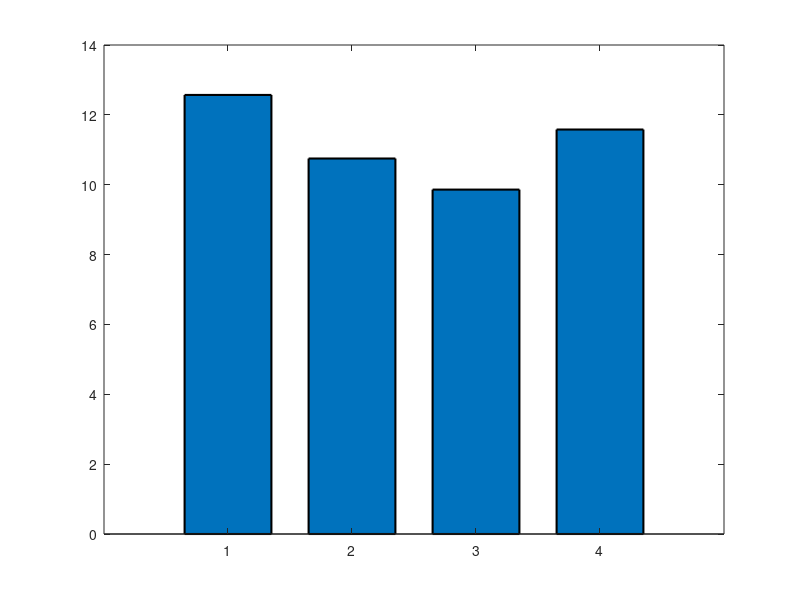

Source code (MATLAB): (Note: this script raises an error after producing the figure.)
close all;
fig2 = figure('Position',[0 0 1300 850]);
%input parameter
maxCombustionPress800_800 = 12.57;
maxCombustionPress800_1200 = 10.75;
maxCombustionPress1000_800 = 9.86;
maxCombustionPress1000_1200 = 11.58;
maxCombustionPress = [maxCombustionPress800_800;maxCombustionPress800_1200;maxCombustionPress1000_800;maxCombustionPress1000_1200];
errhigh = [1 ;1; 1; 1];
errlow = [1; 2 ;1; 1];

%err = 0.3*y;
%y = [1200K 1000K 800K];
%x = categorical({'1200K','1000K','800K'});
%x = reordercats(x,{'1200K','1000K','800K'});
%ylim([0 5]);
%bp = bar(x,y,'BarWidth',1); %Acceptable range [0 1] 
bp = bar(maxCombustionPress,'BarWidth',0.7,'LineWidth',1.5); %Acceptable range [0 1] 
hold on
for k = 1:size(maxCombustionPress,2)
    % get x positions per group
    xpos = bp(k).XData + bp(k).XOffset;
    % draw errorbar
    errorbar(xpos, maxCombustionPress(:,k), errlow(:,k),errhigh(:,k), 'LineStyle', 'none', ... 
        'Color', 'k', 'LineWidth', 1.5);
end
%title('What is my name?','FontSize',20,'Position',[2 4.7])
xlabel('Ambient temperature (K)','FontSize',20,'FontName','times');
ylabel('Maximum Combustion Pressure (ms)','FontSize',20,'FontName','times');
%{
hp = bar(y);
cm = colororder; % or replace with the desired colormap
hatchfill2(hp(1),'single','HatchAngle',0,'hatchcolor',cm(1,:));
hatchfill2(hp(2),'cross','HatchAngle',45,'hatchcolor',cm(2,:));
hatchfill2(hp(3),'single','HatchAngle',45,'hatchcolor',cm(3,:));
for i = 1:numel(hp)
    hp(i).FaceColor = 'none';
end
%}
cm = colororder; % or replace with the desired colormap
A = hatchfill2(bp(1),'single','HatchAngle',0,'hatchcolor',[0 0 0],'HatchLineWidth',1.5);
B = hatchfill2(bp(2),'cross','HatchAngle',45,'hatchcolor',[1 0 0],'HatchLineWidth',1.5);
C = hatchfill2(bp(3),'single','HatchAngle',45,'hatchcolor',[0 0 1],'HatchLineWidth',1.5);
D = hatchfill2(bp(4),'single','HatchAngle',45,'hatchcolor',[0 0 1],'HatchLineWidth',1.5);

for i = 1:numel(bp)
    bp(i).FaceColor = 'none';
end
hold on
%bp(1).FaceColor = 'r';
%bp(2).FaceColor = 'g';
%bp(3).FaceColor = 'b';
%hatchfill2(legendABC(1),'single','HatchAngle',0,'hatchcolor',[0 0 0],'HatchLineWidth',1.5);

%legend([A B C D],{' 21% O_{2} ' ' 15% O_{2} ' ' 10% O_{2} '},'FontSize',20,'FontWeight','normal');

%set(gca,'YTick',0:1:4,'YTickLabel',0:1:5)
set(gca,'YLim',[4 16]);
set(gca,'YTick',4:2:16);
set(gca, 'XTickLabel', {'1200','1000','800','zz'},'FontName','times');
ax = gca;
ax.XAxis.FontSize = 20; %Xtick fontsize %https://www.mathworks.com/matlabcentral/answers/511665-fontsize-and-properties-of-xticklabels-using-figure-handles
ax.YAxis.FontSize = 20; %Ytick fontsize
set(gca,'fontname','Times','FontSize',20); % Set it to times

%text(,num2str(y(:,1)),'HorizontalAlignment','center','VerticalAlignment','bottom');
%errhigh = 0.1*y;
%errlow  = (-0.1)*y;
%er = errorbar(x,y,errlow,errhigh);   

%xCnt = vertcat(bp.XEndPoints);
%text(xCnt(:),y(:),compose('%d',y(:)),'HorizontalAlignment','center','VerticalAlignment','bottom');
%text(1:length(y),y,num2str(y),'vert','bottom','horiz','center')

%width = bp.BarWidth;
%for i=1:length(y(:, 1))
%    row = y(i, :);
%    % 0.5 is approximate net width of white spacings per group
%    offset = ((width + 0.3) / length(row)) / 2;
%    x = linspace(i-offset, i+offset, length(row));
%    text(x,row,num2str(row'),'vert','bottom','horiz','center','FontSize',18,'FontWeight');
%end
%str = {'P_{inj} = 1000bar';'m_{inj} = 67.93mg'};
%text(0.9,20,str,'FontSize',16,'FontWeight','normal',BackgroundColor=[1 1 1]);

%set(gca,'fontname','Carial','FontSize',20); % Set it to times
set(gca,'LineWidth',1.5);
set(gca,'fontweight');

%str = {'Diesel combustion';'Solenoid injector';'P_{inj} = 1000 bar'};
%text(1.1,14,str,'FontSize',20,'FontWeight','normal',BackgroundColor=[1 1 1],fontname='times');

%grid on
hold on
